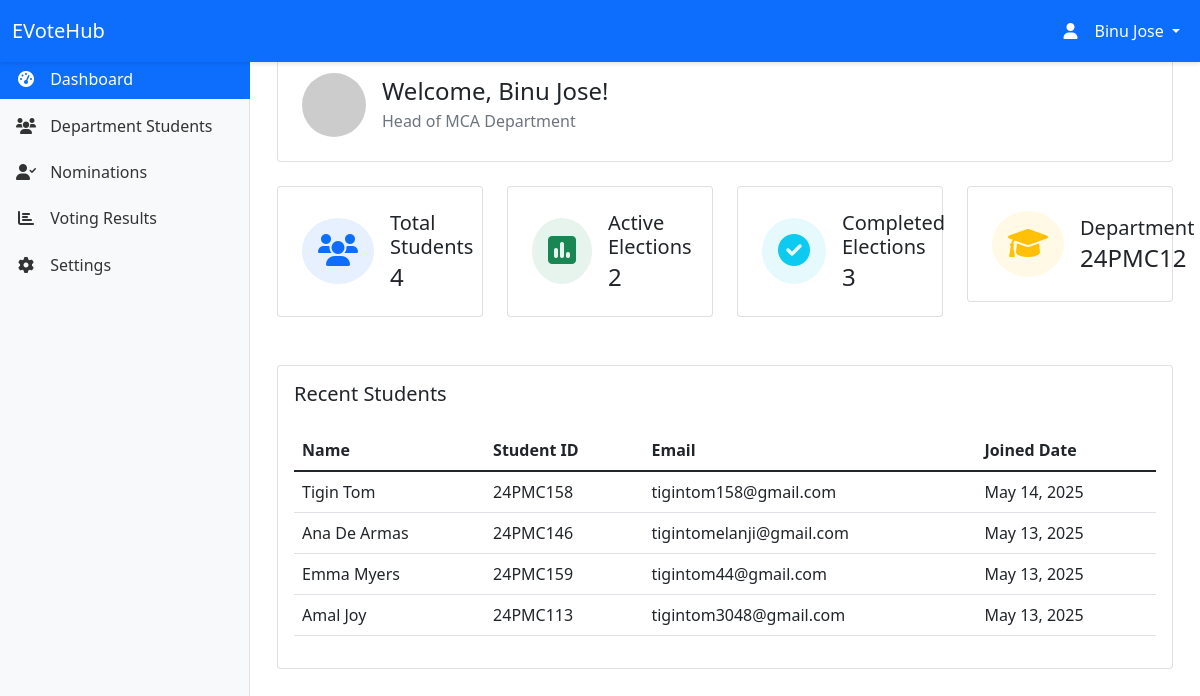
/hod/dashboard/ (signed in), run on the app's committed database.
### myapp/models.py (models this page shows, shortened)
class Department(models.Model):
    name = models.CharField(max_length=100)
    code = models.CharField(max_length=10, unique=True)
    created_at = models.DateTimeField(default=timezone.now)
    updated_at = models.DateTimeField(auto_now=True)

class Student(models.Model):
    GENDER_CHOICES = [
        ('M', 'Male'),
        ('F', 'Female')
    ]
    user = models.OneToOneField(User, on_delete=models.CASCADE)
    student_id = models.CharField(max_length=20, unique=True)
    department = models.ForeignKey(Department, on_delete=models.CASCADE)
    gender = models.CharField(max_length=1, choices=GENDER_CHOICES, default='M')
    profile_picture = models.ImageField(upload_to='static/images/profiles/', null=True, blank=True)
    created_at = models.DateTimeField(auto_now_add=True)
    updated_at = models.DateTimeField(auto_now=True)

### myapp/views.py (the view)
# urls.py: path('hod/dashboard/', views.hod_home, name='hod_home'),
@login_required
def hod_home(request):
    try:
        hod = request.user.hod
    except HOD.DoesNotExist:
        messages.error(request, 'Access denied. You are not authorized as a Head of Department.')
        return redirect('home')
    department_students = Student.objects.filter(department=hod.department).select_related('user')
    context = {
        'hod': hod,
        'department': hod.department,
        'total_students': department_students.count(),
        'recent_students': department_students.order_by('-created_at')[:5],
        'active_elections': 2,  # Replace with actual count
        'completed_elections': 3,  # Replace with actual count
    }
    return render(request, 'hod/hod_home.html', context)

### templates/hod/hod_home.html (shortened to what this page needs)
{% extends 'hod/base_hod.html' %}
{% block content %}
<div class="container-fluid">
    <div class="row mb-4">
        <div class="col-12">
            <div class="card">
                <div class="card-body p-4">
                    <div class="d-flex align-items-center">
                        <div class="flex-shrink-0">
                            <img src="https://via.placeholder.com/64" alt="HOD" class="rounded-circle">
                        </div>
                        <div class="flex-grow-1 ms-3">
                            <h2 class="h4 mb-1">Welcome, {{ request.user.get_full_name }}!</h2>
                            <p class="text-muted mb-0">Head of {{ department.name }} Department</p>
                        </div>
                    </div>
                </div>
            </div>
        </div>
    </div>
    <div class="row mb-4">
        <div class="col-md-3 mb-4">
            <div class="card">
                <div class="card-body p-4">
                    <div class="d-flex align-items-center">
                        <div class="flex-shrink-0">
                            <div class="bg-primary bg-opacity-10 rounded-circle p-3">
                                <i class="fas fa-users fa-2x text-primary"></i>
                            </div>
                        </div>
                        <div class="flex-grow-1 ms-3">
                            <h3 class="h5 mb-1">Total Students</h3>
                            <p class="h4 mb-0">{{ total_students }}</p>
                        </div>
                    </div>
                </div>
            </div>
        </div>
        <div class="col-md-3 mb-4">
            <div class="card">
                <div class="card-body p-4">
                    <div class="d-flex align-items-center">
                        <div class="flex-shrink-0">
                            <div class="bg-success bg-opacity-10 rounded-circle p-3">
                                <i class="fas fa-poll fa-2x text-success"></i>
                            </div>
                        </div>
                        <div class="flex-grow-1 ms-3">
                            <h3 class="h5 mb-1">Active Elections</h3>
                            <p class="h4 mb-0">{{ active_elections }}</p>
                        </div>
                    </div>
                </div>
            </div>
        </div>
        <div class="col-md-3 mb-4">
            <div class="card">
                <div class="card-body p-4">
                    <div class="d-flex align-items-center">
                        <div class="flex-shrink-0">
                            <div class="bg-info bg-opacity-10 rounded-circle p-3">
                                <i class="fas fa-check-circle fa-2x text-info"></i>
                            </div>
                        </div>
                        <div class="flex-grow-1 ms-3">
                            <h3 class="h5 mb-1">Completed Elections</h3>
                            <p class="h4 mb-0">{{ completed_elections }}</p>
                        </div>
                    </div>
                </div>
            </div>
        </div>
        <div class="col-md-3 mb-4">
            <div class="card">
                <div class="card-body p-4">
                    <div class="d-flex align-items-center">
                        <div class="flex-shrink-0">
                            <div class="bg-warning bg-opacity-10 rounded-circle p-3">
                                <i class="fas fa-graduation-cap fa-2x text-warning"></i>
                            </div>
                        </div>
                        <div class="flex-grow-1 ms-3">
                            <h3 class="h5 mb-1">Department</h3>
                            <p class="h4 mb-0">{{ department.code }}</p>
                        </div>
                    </div>
                </div>
            </div>
        </div>
    </div>
    <div class="row">
        <div class="col-12">
            <div class="card">
                <div class="card-body">
                    <h3 class="h5 mb-4">Recent Students</h3>
                    <div class="table-responsive">
                        <table class="table table-hover">
                            <thead>
                                <tr>
                                    <th>Name</th>
                                    <th>Student ID</th>
                                    <th>Email</th>
                                    <th>Joined Date</th>
                                </tr>
                            </thead>
                            <tbody>
                                {% for student in recent_students %}
                                <tr>
                                    <td>{{ student.user.get_full_name }}</td>
                                    <td>{{ student.student_id }}</td>
                                    <td>{{ student.user.email }}</td>
                                    <td>{{ student.created_at|date:"M d, Y" }}</td>
                                </tr>
                                {% empty %}
                                <tr>
                                    <td colspan="4" class="text-center">No students found.</td>
                                </tr>
                                {% endfor %}
                            </tbody>
                        </table>
                    </div>
                </div>
            </div>
        </div>
    </div>
</div>
{% endblock %}

### templates/hod/base_hod.html (shortened to what this page needs)
<!DOCTYPE html>
<html lang="en">
<head>
    <link href="https://cdn.jsdelivr.net/npm/bootstrap@5.1.3/dist/css/bootstrap.min.css" rel="stylesheet">
    <link href="https://cdnjs.cloudflare.com/ajax/libs/font-awesome/6.0.0/css/all.min.css" rel="stylesheet">
</head>
<body>
    <nav class="navbar navbar-expand-lg navbar-dark bg-primary fixed-top">
        <div class="container-fluid">
            <a class="navbar-brand" href="{% url 'hod_home' %}">EVoteHub</a>
            <div class="collapse navbar-collapse" id="navbarNav">
                <ul class="navbar-nav ms-auto">
                    <li class="nav-item dropdown">
                        <a class="nav-link dropdown-toggle text-white" href="#" id="navbarDropdown" role="button" data-bs-toggle="dropdown">
                            <i class="fas fa-user"></i> {{ request.user.get_full_name }}
                        </a>
                    </li>
                </ul>
            </div>
        </div>
    </nav>
    <nav class="sidebar">
        <div class="sidebar-sticky">
            <ul class="nav flex-column">
                <li class="nav-item">
                    <a class="nav-link {% if request.resolver_match.url_name == 'hod_home' %}active{% endif %}" href="{% url 'hod_home' %}">
                        <i class="fas fa-tachometer-alt"></i>
                        <span>Dashboard</span>
                    </a>
                </li>
                <li class="nav-item">
                    <a class="nav-link {% if request.resolver_match.url_name == 'hod_department_students' %}active{% endif %}" href="{% url 'hod_department_students' %}">
                        <i class="fas fa-users"></i>
                        <span>Department Students</span>
                    </a>
                </li>
                <li class="nav-item">
                    <a class="nav-link {% if request.resolver_match.url_name == 'hod_nominations' %}active{% endif %}" href="{% url 'hod_nominations' %}">
                        <i class="fas fa-user-check"></i>
                        <span>Nominations</span>
                    </a>
                </li>
                <li class="nav-item">
                    <a class="nav-link {% if request.resolver_match.url_name == 'hod_voting_results' %}active{% endif %}" href="{% url 'hod_voting_results' %}">
                        <i class="fas fa-chart-bar"></i>
                        <span>Voting Results</span>
                    </a>
                </li>
                <li class="nav-item">
                    <a class="nav-link" href="#">
                        <i class="fas fa-cog"></i>
                        <span>Settings</span>
                    </a>
                </li>
            </ul>
        </div>
    </nav>
    <main class="main-content">
        {% block content %}
        {% endblock %}
    </main>
</body>
</html>

### templates/hod/base_hod.html (style rules this page uses)
.sidebar { position: fixed; top: 0; bottom: 0; left: 0; z-index: 100; padding: 48px 0 0; box-shadow: inset -1px 0 0 rgba(0, 0, 0, .1); background-color: #f8f9fa; width: 250px; }
.sidebar-sticky { position: relative; top: 0; height: calc(100vh - 48px); padding-top: .5rem; overflow-x: hidden; overflow-y: auto; }
.navbar { box-shadow: 0 2px 4px rgba(0,0,0,.1); }
.main-content { margin-left: 250px; padding: 48px 15px 15px; }
.nav-link { color: #333; padding: 0.5rem 1rem; margin: 0.2rem 0; }
.nav-link.active { background-color: #0d6efd; color: white; }
.nav-link i { width: 20px; text-align: center; margin-right: 10px; }

### data on the page
Department: name "MCA", code "24PMC12"
Student: user.get_full_name "Tigin Tom", student_id "24PMC158", user.email "tigintom158@gmail.com", created_at "May 14, 2025"
Student: user.get_full_name "Ana De Armas", student_id "24PMC146", user.email "tigintomelanji@gmail.com", created_at "May 13, 2025"
Student: user.get_full_name "Emma Myers", student_id "24PMC159", user.email "tigintom44@gmail.com", created_at "May 13, 2025"
Student: user.get_full_name "Amal Joy", student_id "24PMC113", user.email "tigintom3048@gmail.com", created_at "May 13, 2025"

### other printed values
{{ request.user.get_full_name }} "Binu Jose"
{{ total_students }} "4"
{{ active_elections }} "2"
{{ completed_elections }} "3"
